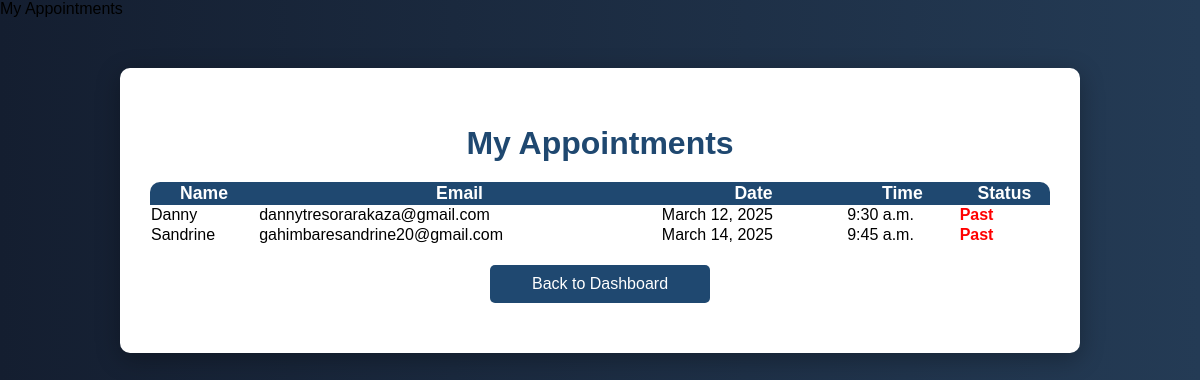
Before: /appointments/1/ (signed in) with the older database file.
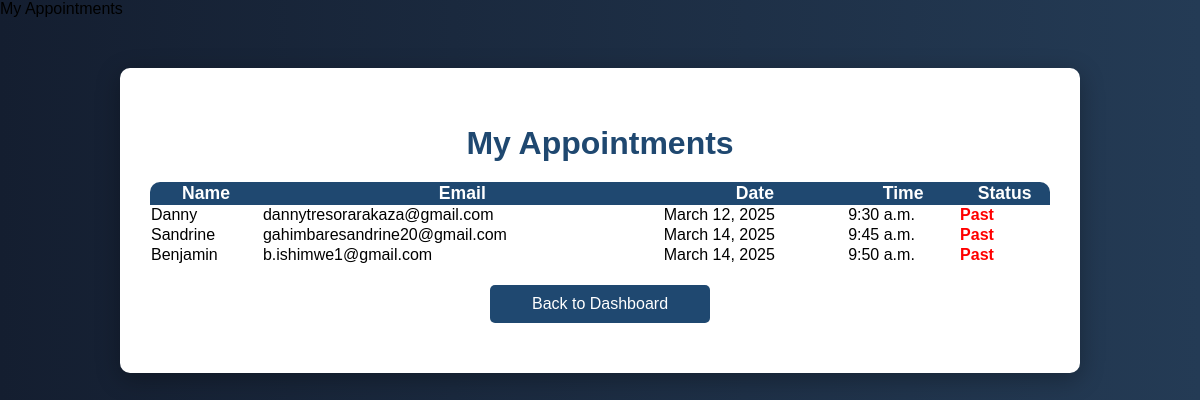
After: the same page with the newer database file.
### myapp/models.py (models this page shows, shortened)
class Appointment(models.Model):
    user = models.ForeignKey(User, on_delete=models.CASCADE)  # Ensuring user is linked to appointment
    professional = models.ForeignKey('Professional', on_delete=models.CASCADE)
    date = models.DateField()
    time = models.TimeField()
    reason = models.TextField()
    created_at = models.DateTimeField(auto_now_add=True)

### myapp/views.py (the view)
# urls.py: path('appointments/<int:professional_id>/', appointments_view, name='appointments'),
@login_required
def appointments_view(request, professional_id):
    professional = get_object_or_404(Professional, id=professional_id)
    appointments = Appointment.objects.filter(professional_name=professional.name).select_related('client')
    context = {
        'professional': professional,
        'appointments': appointments,
        'today': now().date()  # ✅ Pass today's date to the template
    }
    return render(request, 'appointments.html', context)

### myapp/templates/appointments.html (shortened to what this page needs)
<div class="container mt-4">
    <h2> My Appointments</h2>
    {% if appointments %}
        <div class="table-responsive">
            <table class="table table-striped table-hover mt-3 shadow-sm rounded">
                <thead>
                    <tr>
                        <th>Name</th>
                        <th>Email</th>
                        <th>Date</th>
                        <th>Time</th>
                        <th>Status</th>
                    </tr>
                </thead>
                <tbody id="appointment-list">
                    {% for appointment in appointments %}
                    <tr class="appointment-row {% if forloop.counter > 10 %}hidden{% endif %}">
                        <td>{{ appointment.client.username }}</td>
                        <td>{{ appointment.client.email }}</td>
                        <td>{{ appointment.date }}</td>
                        <td>{{ appointment.time }}</td>
                        <td>
                            {% if appointment.is_canceled %}
                                <span class="status-canceled">Canceled</span>
                            {% elif appointment.date < today %}
                                <span class="status-past">Past</span>
                            {% else %}
                                <span class="status-upcoming">Upcoming</span>
                            {% endif %}
                        </td>
                    </tr>
                    {% endfor %}
                </tbody>
            </table>
        </div>
    {% else %}
        <div class="alert alert-info text-center" role="alert">
            <p class="mb-0">No appointments booked yet.</p>
        </div>
    {% endif %}
    <a href="{% url 'professional_dashboard' %}" class="btn-back">Back to Dashboard</a>
</div>

Changed rows visible on the page:
added Appointment: client.username "Benjamin", client.email "b.ishimwe1@gmail.com", date "March 14, 2025", time "9:50 a.m.", shows "Past"
